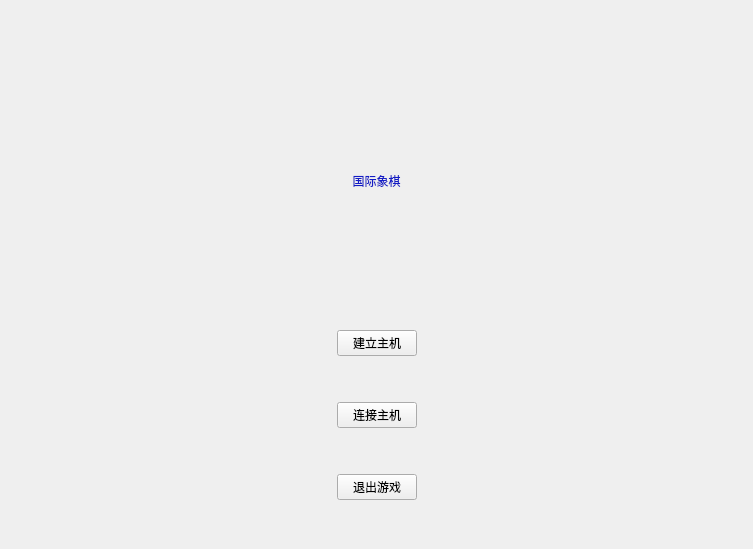
<?xml version="1.0" encoding="UTF-8"?>
<ui version="4.0">
 <class>Starter</class>
 <widget class="QMainWindow" name="Starter">
  <property name="geometry">
   <rect>
    <x>0</x>
    <y>0</y>
    <width>753</width>
    <height>549</height>
   </rect>
  </property>
  <property name="windowTitle">
   <string>国际象棋启动器</string>
  </property>
  <property name="windowIcon">
   <iconset resource="png.qrc">
    <normaloff>:/png/unready.png</normaloff>:/png/unready.png</iconset>
  </property>
  <property name="styleSheet">
   <string notr="true">QPushbutton{
font: 26pt &quot;Arial&quot;;
}</string>
  </property>
  <widget class="QWidget" name="centralwidget">
   <property name="styleSheet">
    <string notr="true">#centralwidget
{
border-image: url(:/png/background.png);
}
QLabel
{
color: rgb(19, 28, 197);
}</string>
   </property>
   <layout class="QGridLayout" name="gridLayout_2">
    <item row="1" column="0">
     <widget class="QLabel" name="label">
      <property name="sizePolicy">
       <sizepolicy hsizetype="Preferred" vsizetype="Expanding">
        <horstretch>0</horstretch>
        <verstretch>5</verstretch>
       </sizepolicy>
      </property>
      <property name="styleSheet">
       <string notr="true">font: 52pt &quot;kaiti&quot;;</string>
      </property>
      <property name="text">
       <string>国际象棋</string>
      </property>
      <property name="alignment">
       <set>Qt::AlignCenter</set>
      </property>
     </widget>
    </item>
    <item row="2" column="0">
     <layout class="QGridLayout" name="gridLayout">
      <item row="0" column="0">
       <spacer name="horizontalSpacer">
        <property name="orientation">
         <enum>Qt::Horizontal</enum>
        </property>
        <property name="sizeHint" stdset="0">
         <size>
          <width>40</width>
          <height>20</height>
         </size>
        </property>
       </spacer>
      </item>
      <item row="0" column="1">
       <layout class="QVBoxLayout" name="verticalLayout">
        <item>
         <widget class="QPushButton" name="pushButtonNew">
          <property name="sizePolicy">
           <sizepolicy hsizetype="Preferred" vsizetype="Preferred">
            <horstretch>0</horstretch>
            <verstretch>0</verstretch>
           </sizepolicy>
          </property>
          <property name="text">
           <string>建立主机</string>
          </property>
         </widget>
        </item>
        <item>
         <spacer name="verticalSpacer_3">
          <property name="orientation">
           <enum>Qt::Vertical</enum>
          </property>
          <property name="sizeHint" stdset="0">
           <size>
            <width>20</width>
            <height>40</height>
           </size>
          </property>
         </spacer>
        </item>
        <item>
         <widget class="QPushButton" name="pushButtonJoin">
          <property name="sizePolicy">
           <sizepolicy hsizetype="Preferred" vsizetype="Preferred">
            <horstretch>0</horstretch>
            <verstretch>0</verstretch>
           </sizepolicy>
          </property>
          <property name="text">
           <string>连接主机</string>
          </property>
         </widget>
        </item>
        <item>
         <spacer name="verticalSpacer_4">
          <property name="orientation">
           <enum>Qt::Vertical</enum>
          </property>
          <property name="sizeHint" stdset="0">
           <size>
            <width>20</width>
            <height>40</height>
           </size>
          </property>
         </spacer>
        </item>
        <item>
         <widget class="QPushButton" name="pushButtonExit">
          <property name="sizePolicy">
           <sizepolicy hsizetype="Preferred" vsizetype="Preferred">
            <horstretch>0</horstretch>
            <verstretch>0</verstretch>
           </sizepolicy>
          </property>
          <property name="text">
           <string>退出游戏</string>
          </property>
         </widget>
        </item>
        <item>
         <spacer name="verticalSpacer_2">
          <property name="orientation">
           <enum>Qt::Vertical</enum>
          </property>
          <property name="sizeHint" stdset="0">
           <size>
            <width>20</width>
            <height>40</height>
           </size>
          </property>
         </spacer>
        </item>
       </layout>
      </item>
      <item row="0" column="2">
       <spacer name="horizontalSpacer_2">
        <property name="orientation">
         <enum>Qt::Horizontal</enum>
        </property>
        <property name="sizeHint" stdset="0">
         <size>
          <width>40</width>
          <height>20</height>
         </size>
        </property>
       </spacer>
      </item>
     </layout>
    </item>
    <item row="0" column="0">
     <spacer name="verticalSpacer_5">
      <property name="orientation">
       <enum>Qt::Vertical</enum>
      </property>
      <property name="sizeType">
       <enum>QSizePolicy::Minimum</enum>
      </property>
      <property name="sizeHint" stdset="0">
       <size>
        <width>20</width>
        <height>28</height>
       </size>
      </property>
     </spacer>
    </item>
   </layout>
  </widget>
 </widget>
 <resources>
  <include location="png.qrc"/>
 </resources>
 <connections>
  <connection>
   <sender>pushButtonExit</sender>
   <signal>clicked()</signal>
   <receiver>Starter</receiver>
   <slot>close()</slot>
   <hints>
    <hint type="sourcelabel">
     <x>333</x>
     <y>319</y>
    </hint>
    <hint type="destinationlabel">
     <x>347</x>
     <y>400</y>
    </hint>
   </hints>
  </connection>
  <connection>
   <sender>pushButtonNew</sender>
   <signal>clicked()</signal>
   <receiver>Starter</receiver>
   <slot>newServer()</slot>
   <hints>
    <hint type="sourcelabel">
     <x>334</x>
     <y>153</y>
    </hint>
    <hint type="destinationlabel">
     <x>530</x>
     <y>166</y>
    </hint>
   </hints>
  </connection>
  <connection>
   <sender>pushButtonJoin</sender>
   <signal>clicked()</signal>
   <receiver>Starter</receiver>
   <slot>joinServer()</slot>
   <hints>
    <hint type="sourcelabel">
     <x>352</x>
     <y>234</y>
    </hint>
    <hint type="destinationlabel">
     <x>637</x>
     <y>271</y>
    </hint>
   </hints>
  </connection>
 </connections>
 <slots>
  <slot>newServer()</slot>
  <slot>joinServer()</slot>
 </slots>
</ui>
